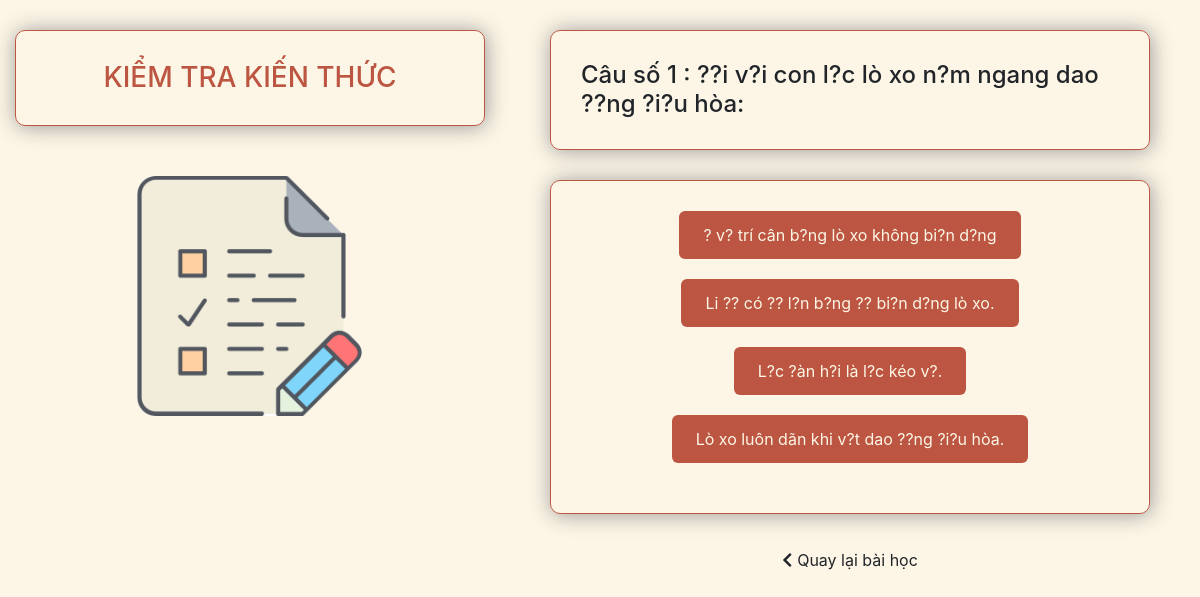
Screenshot of /miniquiz.php?congthuc=19&cauhoi=0&dung=0&sai=0 with the database file from the repository.
### tables this page shows
CREATE TABLE IF NOT EXISTS `questions` (
  `id` int(10) unsigned NOT NULL,
  `name_question` varchar(255) NOT NULL,
  `MaCongThuc` int(11) DEFAULT NULL,
  `note` text,
  `Made` int(11) NOT NULL
);

CREATE TABLE IF NOT EXISTS `answers` (
  `id` int(10) unsigned NOT NULL,
  `questions_id` int(10) unsigned NOT NULL,
  `name_answer` varchar(255) NOT NULL,
  `cheking` tinyint(2) NOT NULL DEFAULT '0',
  `MaCongThuc` int(11) DEFAULT NULL,
  `update_time` datetime DEFAULT NULL
);

### miniquiz.php (the view, shortened to what this page needs)
<!DOCTYPE html>
<html lang="en">
<head>
<link href="./site/vendor/fontawesome-free/css/all.css" rel="stylesheet" type="text/css">
<link href="./site/vendor/bootstrap/css/bootstrap.min.css" rel="stylesheet">
</head>
<body>
<?php
include('inc/myconnect.php');
			$congthuc=$_GET['congthuc'];
			$id_questions=$_GET['cauhoi'];
			$answers_right=$_GET['dung'];
			$answers_wrong=$_GET['sai'];
			$number=$answers_right+$answers_wrong+1;
?>
<div class="super_container">
	<div class="popular page_section">
		<div class="container-fluid">
			<div class="row course_boxes">
				<div class="col-5">
					<div class="section_title text-center">
						<h3 class="section-title-h">KIỂM TRA KIẾN THỨC</h3>
					</div>
					<img src="./site/img/images/exam.png">
				</div>
				<div class="col-7 text-center col-question">
					<div class="main">
						<div class="form">
							<?php
								$kq_1="SELECT COUNT(id) FROM questions WHERE MaCongThuc=".$congthuc;
								$k_q_1=mysqli_query($dbc,$kq_1);
								$count_1=mysqli_fetch_assoc($k_q_1);
								if($count_1['COUNT(id)']=='0')
								{
									echo "<h1> Chưa có bài kiểm tra</h1>";
								}
								else
								{
								$kq="SELECT COUNT(id) FROM questions WHERE id>".$id_questions." AND MaCongThuc=".$congthuc." ORDER BY id ASC LIMIT 1";
								$k_q=mysqli_query($dbc,$kq);
								$count=mysqli_fetch_assoc($k_q);
								if($count['COUNT(id)']=='0')
								{
									echo "<h1> Mức độ hiểu bài</h1>";
									$mucdohieubai = (float)$answers_right/((float)$answers_right+(float)$answers_wrong);
									if($mucdohieubai>=0.8)
										echo "<h2>Hiểu Bài</h2>";
									else if($mucdohieubai>=0.6)
										echo "<h2>Hiểu bài</h2>";
									else if($mucdohieubai>=0.4)
										echo "<h2>Chưa nắm vững</h2>";
									else
										echo "<h2>Chưa hiểu bài</h2>";
									?>
									<a class= "btn-comeback" href="lesson1.php?ctct=1"><i class="fa fa-chevron-left" aria-hidden="true"></i>Quay lại bài học</a>
									<?php
								}
								else
								{
									$query="SELECT * FROM questions WHERE id >".$id_questions." AND MaCongThuc=".$congthuc." ORDER BY id ASC LIMIT 1";
									$results=mysqli_query($dbc,$query);
									while($question=mysqli_fetch_array($results,MYSQLI_ASSOC))
									{
									?>
								<h4 class="question-mini text-left"><?php echo "Câu số ".$number." : ".$question['name_question'];?></h4>
								<div class="question-box">
									<?php
										$query_1="SELECT * FROM `answers` WHERE questions_id=".$question['id'];
										$results_1=mysqli_query($dbc,$query_1);
										while($answers=mysqli_fetch_array($results_1,MYSQLI_ASSOC))
										{
											?>
									<button class="btn-question <?= $answers['id']; ?>" value="<?php echo $answers['id']; ?>"><?php echo $answers['name_answer']; ?></button>
									<br/>
									<?php
										}}?>
								</div>
								<div><a class= "btn-comeback" href="lesson1.php?ctct=1"><i class="fa fa-chevron-left" aria-hidden="true"></i>Quay lại bài học</a></div>
								<?php } }?>
							</div>
						</div>
					</div>
				</div>
			</div>
		</div>
	</div>
</body>
</html>

### miniquiz.php (style rules this page uses)
body { background-color: #FDF6E6; }
.super_container { margin:30px auto; }
.btn-question { background-color: #BC5642; border-radius: 6px; border: none; padding: 12px 24px; color: #FDF6E6; font-size: 16px; margin-bottom: 20px; }
.btn-comeback { background-color: var(--color-border); border: 1px solid var(--color-border); border-radius: 4px; font-weight: 400; color: var(--color-title); padding: 6px 20px; font-size: 16px; line-height: 20px; display: inline-block; cursor: pointer; margin-top:30px; }
.btn-comeback i { margin-right:5px; }
.course_boxes img { width:100%; }
.section-title-h { color: #BC5642; font-weight: 500; margin-bottom:50px; padding: 30px; border-radius: 10px; border: 1px solid #BC5642; box-shadow: 1px 1px 21px 0px #999; }
.question-mini { margin-bottom:30px; padding: 30px; border-radius: 10px; border: 1px solid #BC5642; box-shadow: 1px 1px 21px 0px #999; }
.col-question { padding: 0 50px; }
.question-box { padding: 30px 0; border-radius: 10px; border: 1px solid #BC5642; box-shadow: 1px 1px 21px 0px #999; }

### rows the page displays
questions: name_question "??i v?i con l?c lò xo n?m ngang dao ??ng ?i?u hòa:"
answers: $answers['id'] 25 (drawn), name_answer "? v? trí cân b?ng lò xo không bi?n d?ng"
answers: $answers['id'] 26 (drawn), name_answer "Li ?? có ?? l?n b?ng ?? bi?n d?ng lò xo."
answers: $answers['id'] 27 (drawn), name_answer "L?c ?àn h?i là l?c kéo v?."
answers: $answers['id'] 28 (drawn), name_answer "Lò xo luôn dãn khi v?t dao ??ng ?i?u hòa."
